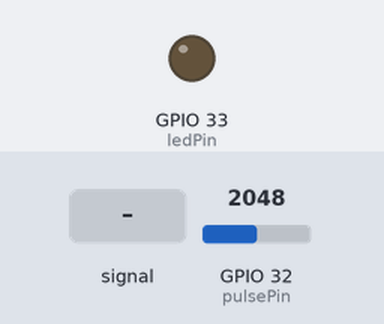
A sketch run on a simulated ESP32. On the bench: output pins drawn as LEDs (lit = HIGH). Dashed ring = blinking. The test bench sets the inputs (shaded band); at power-on: GPIO 32 (pulsePin) = 2048. WiFi joins after 1.5 s; servers stay silent unless stated; what the sketch prints to the serial monitor is not drawn.

Above: at 4.0 s.
4.1 s: GPIO 32 (pulsePin) fed a 200 Hz sine of ±1842 counts around its level
At 4.6 s:
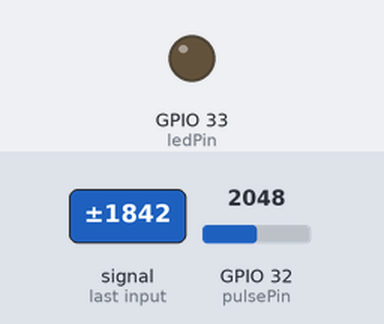
5.6 s: GPIO 32 (pulsePin) set to 2866
At 5.85 s:
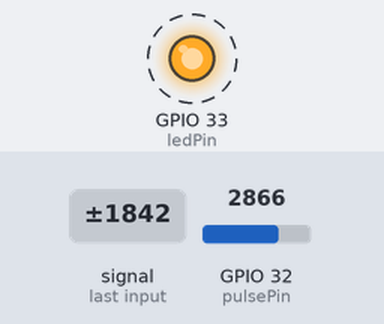
9.8 s: GPIO 32 (pulsePin) set to 633
13.3 s: GPIO 32 (pulsePin) set to 564
At 13.8 s:
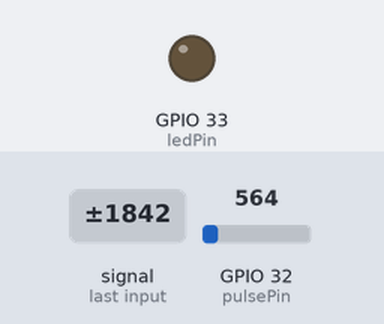
14.8 s: GPIO 32 (pulsePin) set to 640
At 15.2 s:
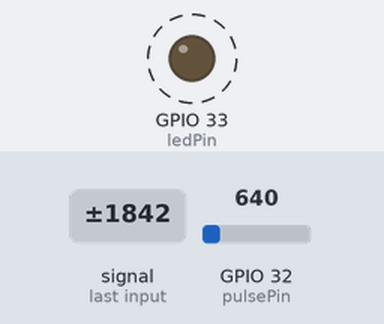
Timing chart, 0 to 19.4 s (numbered marks = the images above; inputs shaded):
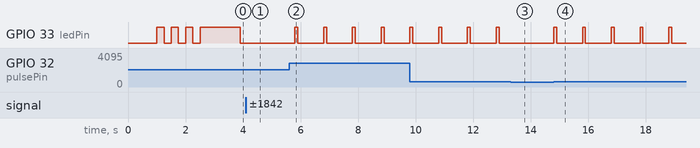

Measured:
- the behaviour switches between 601 and 600 on GPIO 32 (pulsePin) (found by bisection; images 2 and 3)
- after the input at 4.1 s, GPIO 33 (ledPin): stays LOW (without the input it goes to HIGH after 0.70 s)
- after the input at 5.6 s, GPIO 33 (ledPin): alternates HIGH for 0.10 s and LOW for 0.90 s, starting after 0.20 s
- after the input at 13.3 s, GPIO 33 (ledPin): stays LOW (without the input it goes to HIGH after 0.50 s)
- after the input at 14.8 s, GPIO 33 (ledPin): alternates HIGH for 0.10 s and LOW for 0.90 s, starting at once
- by itself, GPIO 33 (ledPin): repeats every 0.50 s: HIGH 0.25 s, LOW 0.25 s

The sketch:

heart.ino
```cpp
#define BLYNK_TEMPLATE_ID "Your_Blynk_Template_ID"
#define BLYNK_TEMPLATE_NAME "HeartRate"
#define BLYNK_AUTH_TOKEN "Your_Blynk_Auth_Token"

/* Comment this out to disable prints and save space */
#define BLYNK_PRINT Serial

#include <WiFi.h>
#include <WiFiClient.h>
#include <BlynkSimpleEsp32.h>

// WiFi credentials
const char* ssid = "Your_SSID";
const char* password = "Your_WIFI_Password";

// Blynk credentials
char auth[] = BLYNK_AUTH_TOKEN;

// Define the pulse sensor settings
const int pulsePin = 32; // the pulse sensor pin
const int ledPin = 33;   // the LED pin
int pulseValue;          // the pulse sensor value
int bpm;                 // the heart rate in beats per minute

const unsigned long timeout = 30000; // 30 seconds timeout

BlynkTimer timer;

void setup()
{
  Serial.begin(9600);
  delay(1000); // Allow time for the serial monitor to initialize

  // Initialize the LED pin
  pinMode(ledPin, OUTPUT);
  digitalWrite(ledPin, LOW);

  Serial.println("Connecting to WiFi...");
  WiFi.begin(ssid, password);

  unsigned long startAttemptTime = millis();

  // Blink LED while connecting to WiFi
  while (WiFi.status() != WL_CONNECTED && millis() - startAttemptTime < timeout) {
    digitalWrite(ledPin, HIGH);
    delay(250);
    digitalWrite(ledPin, LOW);
    delay(250);
    Serial.print(".");
  }

  if (WiFi.status() == WL_CONNECTED) {
    Serial.println("\nConnected to WiFi");
    Serial.print("IP Address: ");
    Serial.println(WiFi.localIP());
    digitalWrite(ledPin, HIGH); // Indicate successful connection
  } else {
    Serial.println("\nFailed to connect to WiFi within the timeout period.");
    digitalWrite(ledPin, LOW); // Indicate failure
  }

  // Now initialize Blynk
  if (WiFi.status() == WL_CONNECTED) {
    Blynk.config(auth);
    if (Blynk.connect()) {
      Serial.println("Connected to Blynk");
    } else {
      Serial.println("Failed to connect to Blynk");
    }
  }

  // Set up the pulse sensor
  pinMode(pulsePin, INPUT);

  // Set up a timer to measure heart rate periodically
  timer.setInterval(1000L, measureHeartRate); // Measure every second
}

void loop()
{
  Blynk.run();
  timer.run();
}

void measureHeartRate()
{
  // Read the pulse sensor value
  pulseValue = analogRead(pulsePin);

  // Detect the pulse
  if (pulseValue > 600) {
    digitalWrite(ledPin, HIGH); // Turn on the LED
    delay(100);                 // Wait for a short time
    digitalWrite(ledPin, LOW);  // Turn off the LED

    // Calculate the heart rate in beats per minute
    // Note: This calculation is a placeholder and may not be accurate.
    bpm = 180000 / pulseValue;

    // Send the heart rate to Blynk
    Blynk.virtualWrite(V0, bpm);

    // Print the heart rate on the serial monitor
    Serial.print("Heart rate: ");
    Serial.print(bpm);
    Serial.println(" BPM");
  }
}
```
